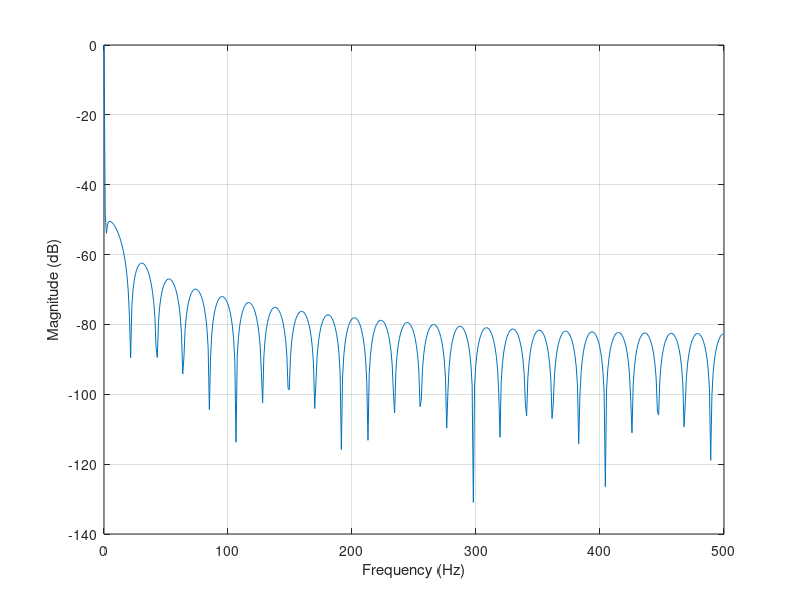
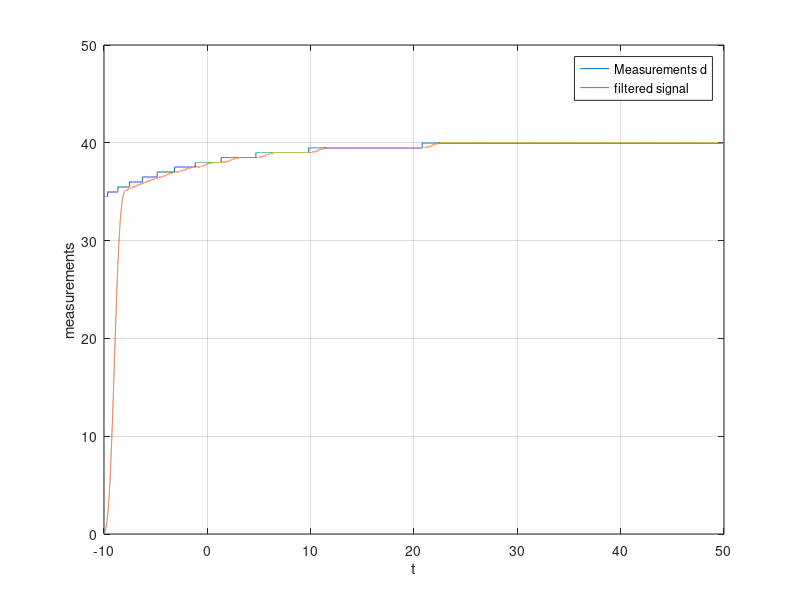

These charts were generated, in order, by the following MATLAB code:
close all
clear all
clc


%c = [a;
%     b;
%     Tau;]


%define true valus
a = 40;
b = 2;
Tau = 10;

%define support
Ts = 0.001;
t = (-10:Ts:5*Tau)';

%define function
y = @(x) a - b*exp(-x/Tau);

% create measurement values by adding some noise and evalutating it at
% less points
d = round(2*y(t))/2;


    
%design a LP filter

% rng default
% 
% Fs = 1000;
% t = linspace(0,1,Fs);
% d = cos(2*pi*100*t)+0.5*randn(size(t));

fg = 0.000001; %
Fs = 1/Ts;
Wn = (2/Fs)*fg;
b = fir1(2000,Wn,'low',hamming(2001));

[h,f] = freqz(b,1,[],Fs);
plot(f,mag2db(abs(h)))
xlabel('Frequency (Hz)')
ylabel('Magnitude (dB)')
grid

z = filter(b,1,d);

figure
    plot(t,d, 'DisplayName', 'Measurements d')
    hold on
    plot(t,z, 'DisplayName', 'filtered signal')
    xlabel t
    ylabel measurements
    grid on
    legend
    






    
    
